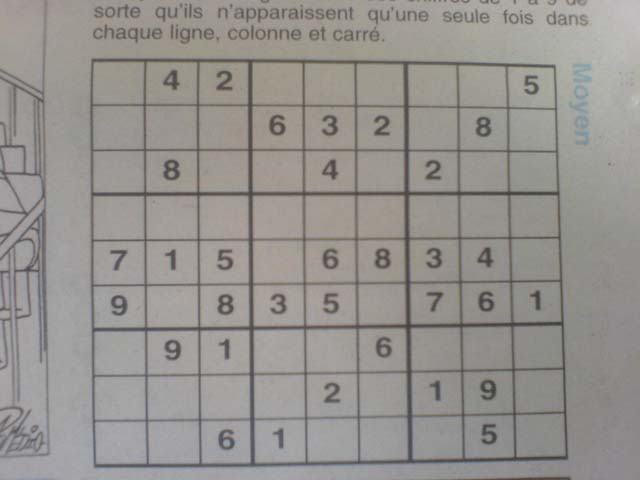
#> input picture data/final_dataset/images/image10.jpg, 640 x 480 px; its folder holds only this picture in this run
$ python create_dataset.py
#> lines starting #> are read from the running program, lines starting #| are printed output that depends on the picture; after the words box and inside, x2 and y2 are one past the last pixel; in counts of white or black regions, pixels touching at a corner belong together
#> further down, image is the input picture: shape (480, 640, 3); mean B, G, R 142.6, 146.4, 149.7
### detect_border.py
import cv2
import os
import numpy as np


def adjust_brightness_contrast(image, alpha=1.2, beta=50):
    """
    Adjust the brightness and contrast of the image.
    alpha: contrast control, beta: brightness control
    """
#> called with alpha = 1.2, beta = 50
    adjusted = cv2.convertScaleAbs(image, alpha=alpha, beta=beta)
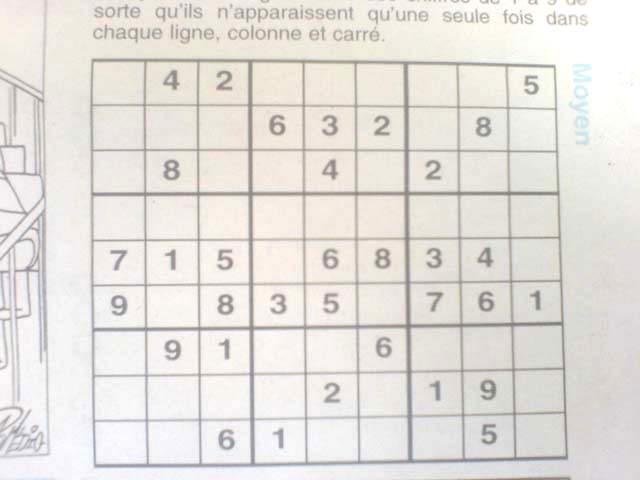
#> adjusted: shape (480, 640, 3); mean B, G, R 220.9, 225.5, 229.4
    return adjusted

def clahe(image):
    """
    Apply CLAHE (Contrast Limited Adaptive Histogram Equalization).
    """
    gray = cv2.cvtColor(image, cv2.COLOR_BGR2GRAY)
    clahe = cv2.createCLAHE(clipLimit=2.0, tileGridSize=(8, 8))
    equalized = clahe.apply(gray)
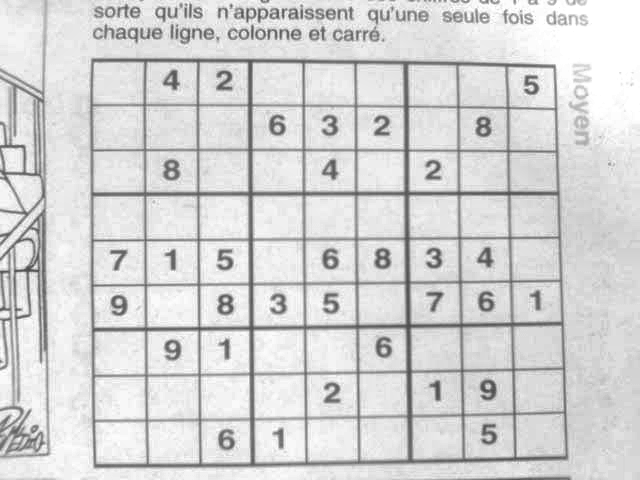
#> equalized: shape (480, 640); min 74, max 255, mean 213
    return equalized

def gaussian_blur(image, kernel_size=(5, 5)):
    """
    Apply Gaussian blur to reduce noise and smooth the image.
    """
#> called with kernel_size = (5, 5)
    blurred = cv2.GaussianBlur(image, kernel_size, 0)
    return blurred

def adaptive_threshold(image):
    """
    Apply adaptive thresholding to handle varying lighting conditions.
    """
    #gray = cv2.cvtColor(image, cv2.COLOR_BGR2GRAY)
    adaptive_thresh = cv2.adaptiveThreshold(image, 255, cv2.ADAPTIVE_THRESH_GAUSSIAN_C,
                                           cv2.THRESH_BINARY, 11, 2)
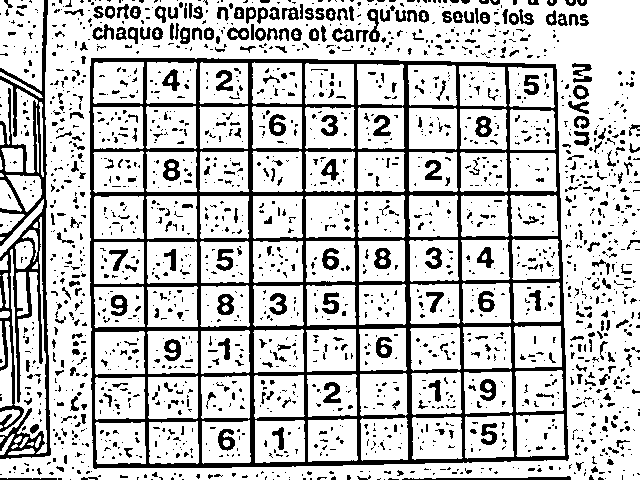
#> adaptive_thresh: shape (480, 640); 77% white; 1996 black regions (1641 under 20 px), largest, box (x1, y1, x2, y2) and area: (89, 58, 569, 469) 32521, (0, 0, 51, 459) 6899, (402, 476, 571, 480) 366
    return adaptive_thresh

def preprocess_image(image):
    """
    Preprocess the image: adjust brightness/contrast, apply CLAHE, Gaussian blur, and adaptive thresholding.
    """
    adjusted_image = adjust_brightness_contrast(image, alpha=1.2, beta=50)  # Adjust brightness/contrast
    equalized_image = clahe(adjusted_image)  # Apply CLAHE for local contrast adjustment
    blurred_image = gaussian_blur(equalized_image)  # Gaussian blur to reduce noise
    thresholded_image = adaptive_threshold(blurred_image)  # Adaptive thresholding
    return thresholded_image

def detect_border(image):
    # Preprocess the image to enhance the grid visibility
    preprocessed_image = preprocess_image(image)

    # Apply Canny edge detection on the preprocessed image
    edges = cv2.Canny(preprocessed_image , 50, 150)  # Adjust Canny thresholds for better edge detection
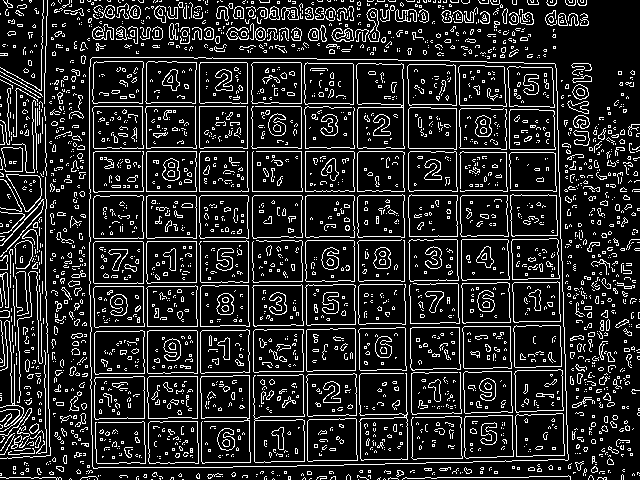
#> edges: shape (480, 640); 14.9% white in thin lines or dots

    # Find contours (only external contours for the whole grid)
    contours, _ = cv2.findContours(edges, cv2.RETR_EXTERNAL, cv2.CHAIN_APPROX_SIMPLE)
#> contours = 1313 contours, 1235 with area under 20; largest, box (x1, y1, x2, y2) and area: (89, 57, 569, 469) 191125, (6, 174, 42, 212) 792, (331, 28, 354, 42) 188, (572, 84, 589, 100) 174, (573, 130, 590, 146) 141

    # Sort contours by area (descending order)
    contours = sorted(contours, key=cv2.contourArea, reverse=True)

    # Draw contours on the original image
    image_with_contours = image.copy()

    # Filter contours based on area to avoid small cells or noise
    for contour in contours:
        if cv2.contourArea(contour) > 1000:  # Ignore small contours, adjust this value based on your image size
            pts = cv2.approxPolyDP(contour, 0.05 * cv2.arcLength(contour, True), True)  # Tighter epsilon
            if len(pts) == 4:  # Looking for a 4-point quadrilateral (the grid)
                # Draw a rectangle around the largest contour with 4 points
                cv2.polylines(image_with_contours, [pts], isClosed=True, color=(0, 255, 0), thickness=3)
                return image_with_contours, pts
#> this loop made 1 pass
#> pts on pass 1: [[90, 59], [93, 468], [568, 459], [554, 63]]
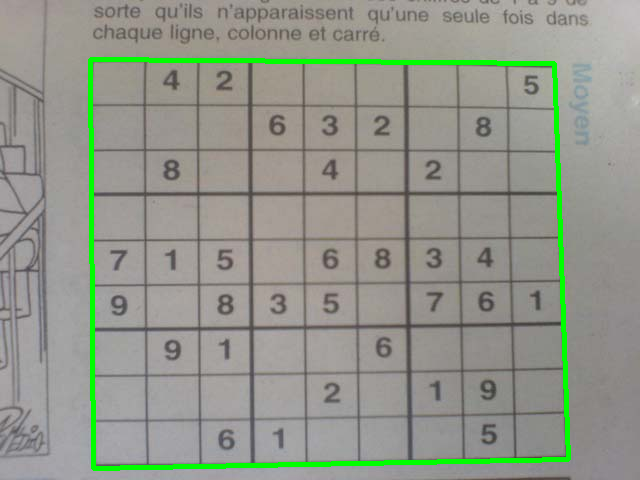
#> image_with_contours: shape (480, 640, 3); 2.83% of pixels changed, all inside (x1, y1, x2, y2) = (88, 57, 571, 471)

    return image_with_contours, None

### create_dataset.py
import cv2
import os
import numpy as np
import pickle
import glob
import time
from detect_border import detect_border

# Define folders
image_save_folder = "./data/images"
points_save_folder = "./data/vertices"

# Ensure folders exist
os.makedirs(image_save_folder, exist_ok=True)
os.makedirs(points_save_folder, exist_ok=True)


# Load all image files (change the extension if needed)
files = glob.glob("./data/dataset/images/*.jpeg") + glob.glob("./data/dataset/images/*.jpg")  # Modify path accordingly

# Track saved files for undo functionality
saved_files = []

cv2.namedWindow('image_with_contours', cv2.WINDOW_NORMAL)

for file in files:
    image = cv2.imread(file)
    image_with_contours, approx = detect_border(image)
#> approx = [[90, 59], [93, 468], [568, 459], [554, 63]]
    base_name = os.path.splitext(os.path.basename(file))[0]

    # If no valid Sudoku grid is found, save it in "non_valid"
    if approx is None:
        continue  # Skip to the next image

    # Calculate contour area percentage
    contour_area = cv2.contourArea(approx) / (image.shape[0] * image.shape[1]) * 100
#> contour_area = 61.52
    cv2.putText(image_with_contours, f"{contour_area:.2f}%", (10, 50), cv2.FONT_HERSHEY_SIMPLEX, 1, (0, 255, 0), 2)
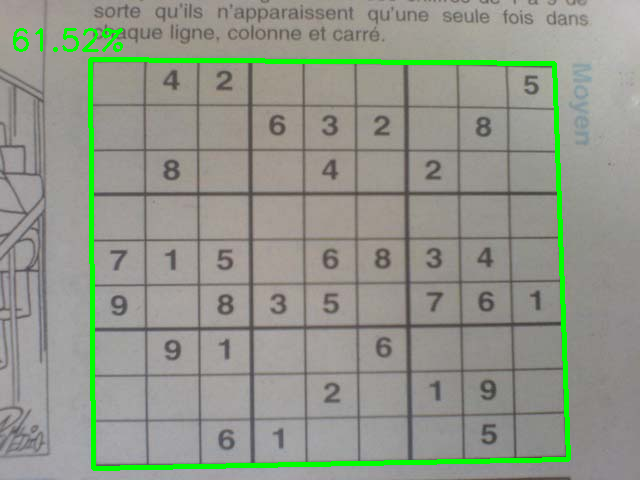
#> image_with_contours: shape (480, 640, 3); 0.28% of pixels changed, all inside (x1, y1, x2, y2) = (13, 28, 123, 52)
    # If contour area is less than 40%, move to "non_valid"
    if contour_area < 40:
        continue  # Skip to the next image
    cv2.imshow('image_with_contours',image_with_contours)
    # Save valid images automatically
    unique_name = f"{base_name}_{time.time()}"
    image_path = os.path.join(image_save_folder, unique_name + ".jpg")
    points_path = os.path.join(points_save_folder, unique_name + ".npy")

    cv2.imwrite(image_path, image)
    np.save(points_path, approx)

    print(f"Saved valid image: {image_path} and points: {points_path}")
    saved_files.append((image_path, points_path))

cv2.destroyAllWindows()

$ run again, on data/final_dataset/images/image1008.jpg
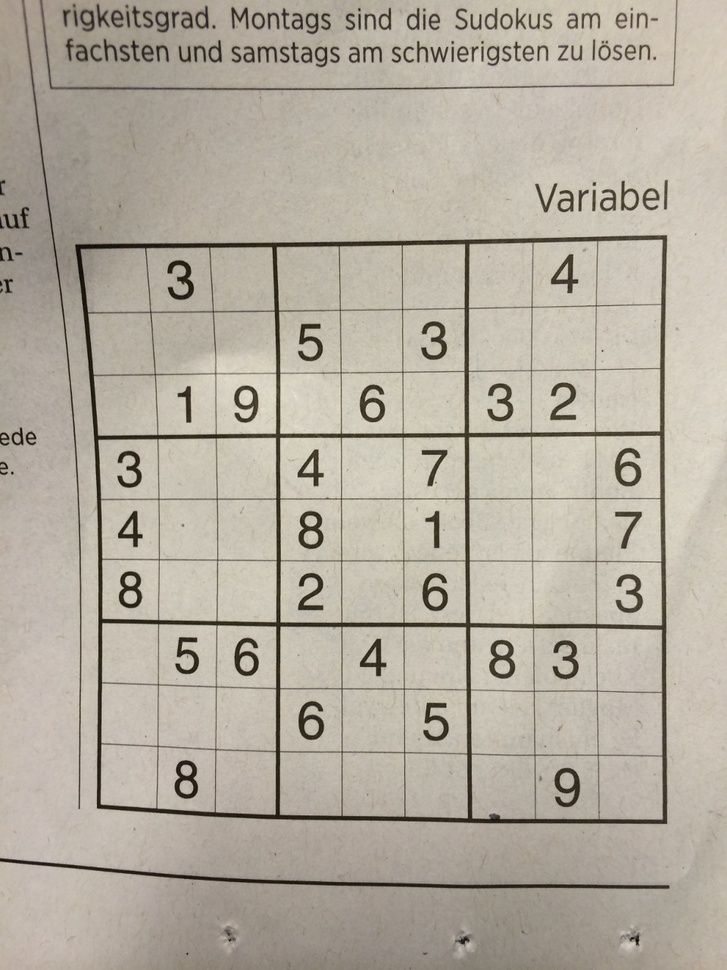
#> input picture data/final_dataset/images/image1008.jpg, 727 x 970 px, shrunk from 960 x 1280 before the run
#> image is the input picture: shape (970, 727, 3); mean B, G, R 160.4, 173, 180.7
#> in adaptive_threshold, `adaptive_thresh = cv2.adaptiveThreshold(image, 255, cv2.ADAPTIVE_THRES..`:
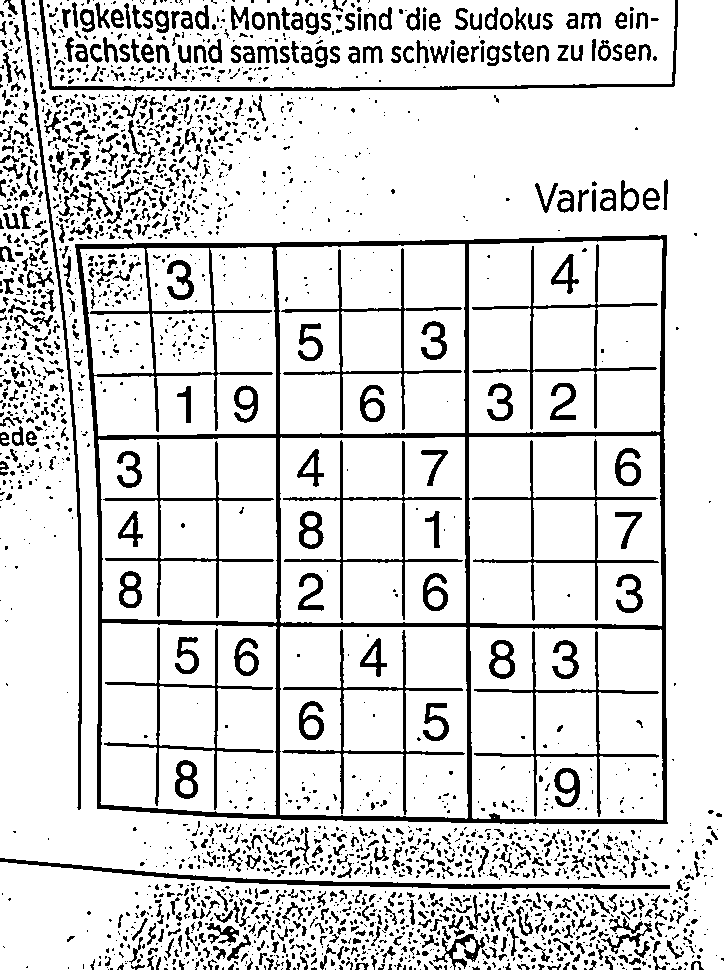
#> adaptive_thresh: shape (970, 727); 85% white; 2487 black regions (1808 under 20 px), largest, box (x1, y1, x2, y2) and area: (75, 235, 668, 824) 22050, (0, 858, 670, 889) 2855, (39, 0, 678, 91) 2724
#> edges: shape (970, 727); 9.8% white in thin lines or dots
#> contours = 3035 contours, 2833 with area under 20; largest, box (x1, y1, x2, y2) and area: (74, 234, 668, 824) 331688, (620, 180, 639, 211) 392, (556, 189, 574, 213) 269, (599, 188, 616, 211) 254, (79, 8, 95, 33) 253
#> the loop in detect_border, `for contour in contours:` made 1 pass
#> pts on pass 1: [[665, 234], [74, 245], [97, 808], [667, 823]]
#> approx = [[665, 234], [74, 245], [97, 808], [667, 823]]
#> contour_area = 47.41
#> `cv2.putText(image_with_contours, f"{contour_area:.2f}%", (10, 50), cv2..`:
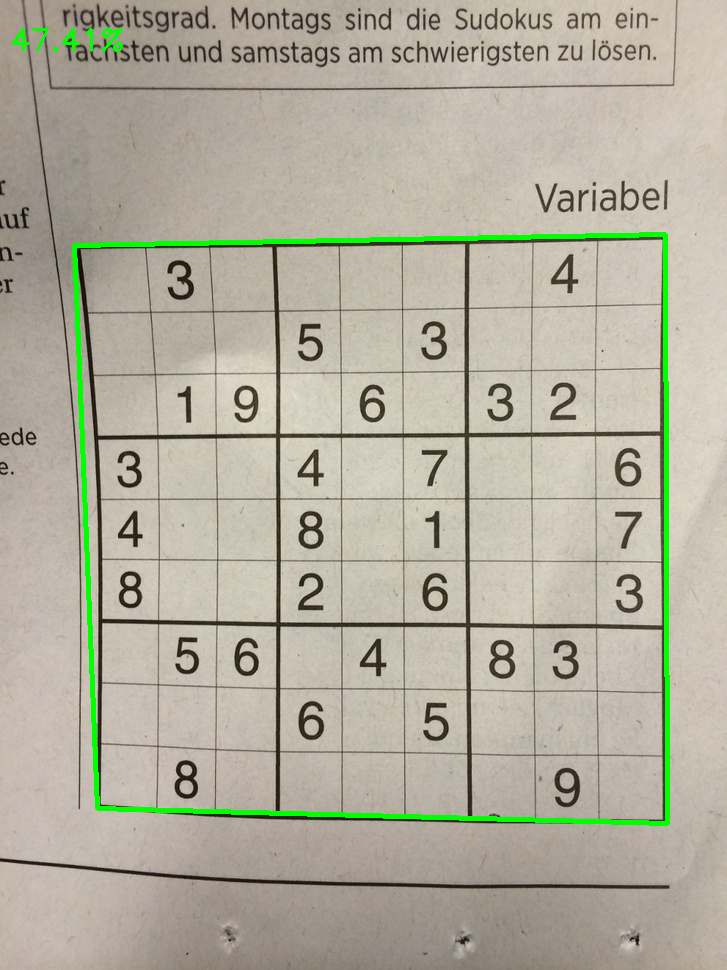
#> image_with_contours: shape (970, 727, 3); mean B, G, R 158.2, 175, 178.2

$ run again, on data/final_dataset/images/image101.jpg
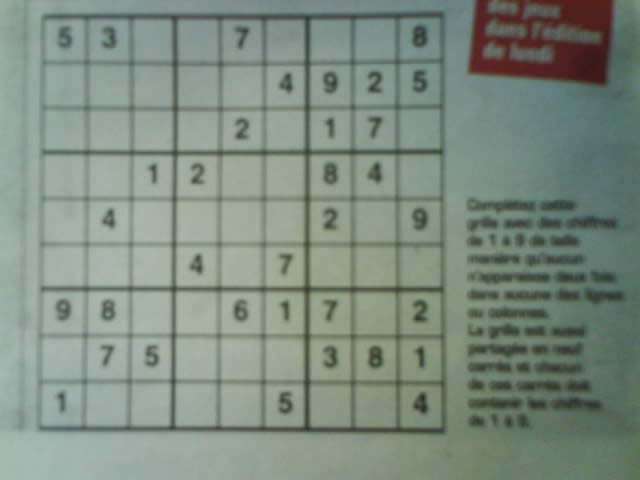
#> input picture data/final_dataset/images/image101.jpg, 640 x 480 px
#> image is the input picture: shape (480, 640, 3); mean B, G, R 128.7, 140, 126.7
#> in adaptive_threshold, `adaptive_thresh = cv2.adaptiveThreshold(image, 255, cv2.ADAPTIVE_THRES..`:
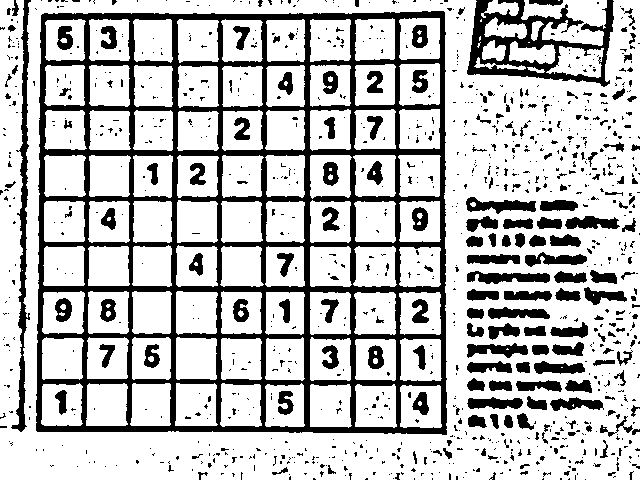
#> adaptive_thresh: shape (480, 640); 75% white; 1055 black regions (868 under 20 px), largest, box (x1, y1, x2, y2) and area: (36, 11, 447, 435) 40790, (467, 0, 614, 87) 4663, (11, 0, 31, 432) 2322
#> edges: shape (480, 640); 10.8% white in thin lines or dots
#> contours = 892 contours, 825 with area under 20; largest, box (x1, y1, x2, y2) and area: (35, 10, 447, 435) 170556, (508, 41, 556, 64) 716, (466, 270, 550, 284) 693, (465, 196, 536, 214) 673, (466, 343, 528, 358) 558
#> the loop in detect_border, `for contour in contours:` made 1 pass
#> pts on pass 1: [[444, 11], [41, 14], [36, 431], [446, 434]]
#> approx = [[444, 11], [41, 14], [36, 431], [446, 434]]
#> contour_area = 55.58
#> `cv2.putText(image_with_contours, f"{contour_area:.2f}%", (10, 50), cv2..`:
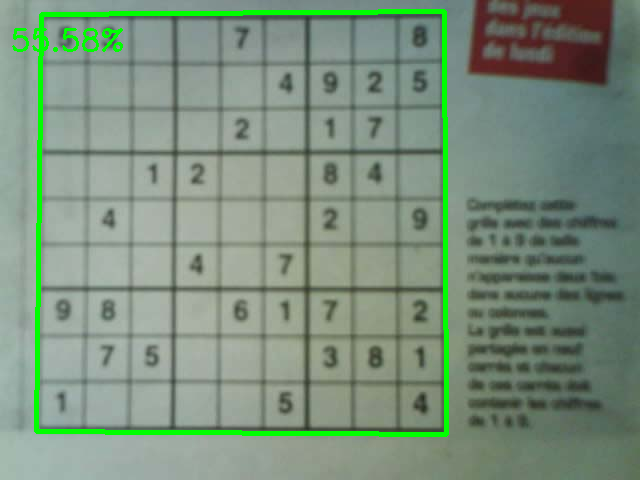
#> image_with_contours: shape (480, 640, 3); mean B, G, R 124.9, 143.6, 123.1

$ run again, on data/final_dataset/images/image1014.jpg
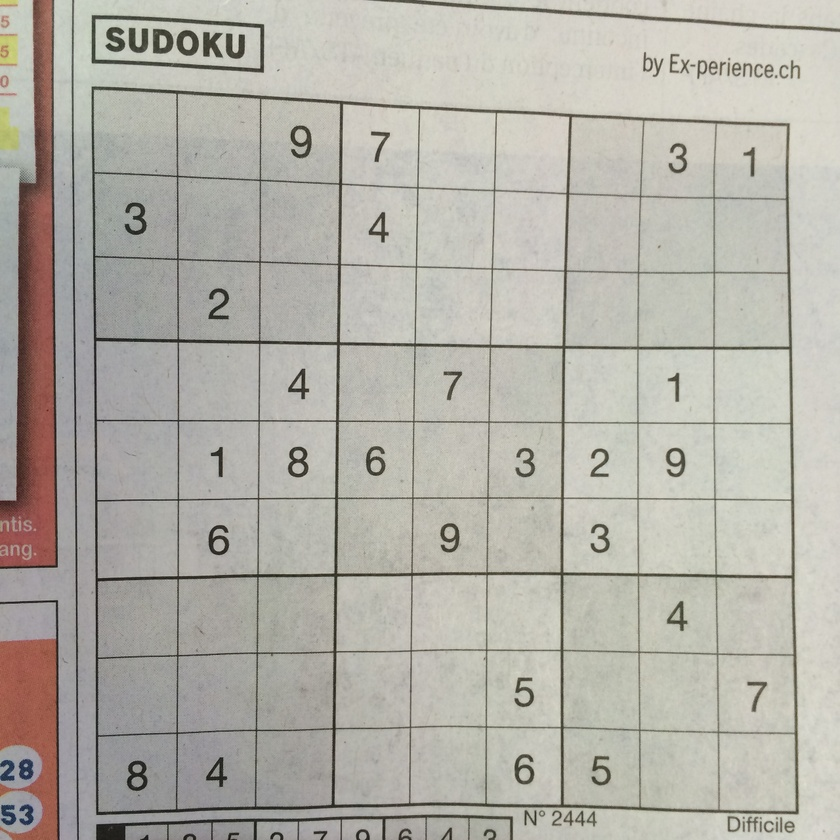
#> input picture data/final_dataset/images/image1014.jpg, 840 x 840 px, shrunk from 1280 x 1280 before the run
#> image is the input picture: shape (840, 840, 3); mean B, G, R 168.3, 176.5, 179.1
#> in adaptive_threshold, `adaptive_thresh = cv2.adaptiveThreshold(image, 255, cv2.ADAPTIVE_THRES..`:
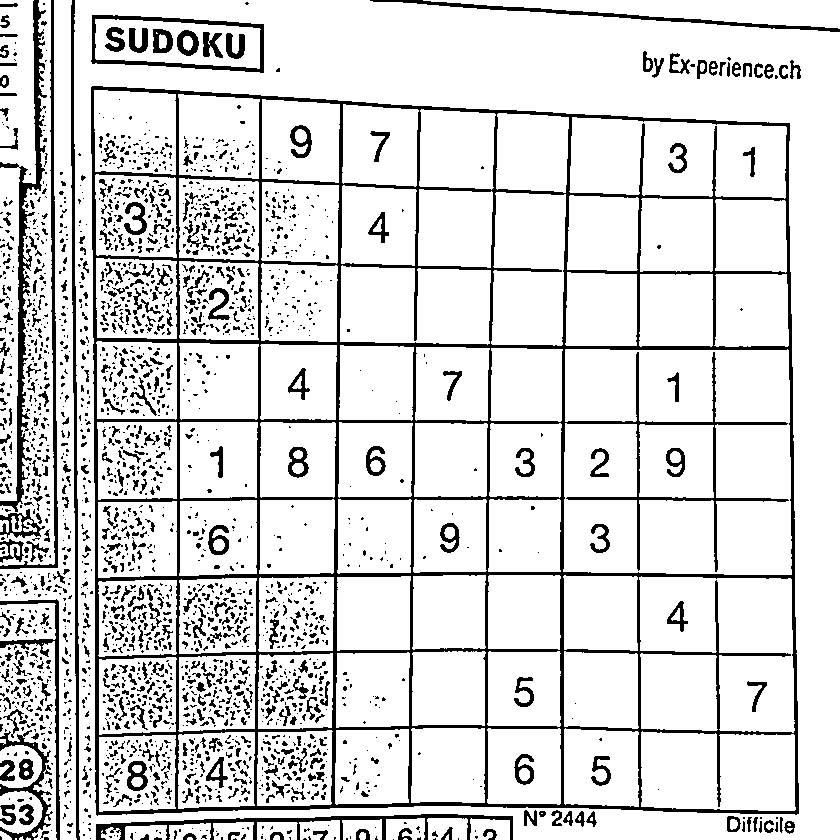
#> adaptive_thresh: shape (840, 840); 85.5% white; 2331 black regions (1810 under 20 px), largest, box (x1, y1, x2, y2) and area: (91, 86, 799, 816) 43853, (0, 0, 47, 512) 3794, (71, 0, 80, 840) 2651
#> edges: shape (840, 840); 9.6% white in thin lines or dots
#> contours = 3142 contours, 3006 with area under 20; largest, box (x1, y1, x2, y2) and area: (563, 575, 795, 733) 16466, (340, 103, 569, 268) 11155, (91, 14, 264, 73) 8380, (96, 340, 177, 420) 6139, (96, 421, 177, 500) 6073
#> the loop in detect_border, `for contour in contours:` made 3 passes
#> pts on pass 3: [[91, 16], [92, 63], [263, 72], [262, 23]]
#> approx = [[91, 16], [92, 63], [263, 72], [262, 23]]
#> contour_area = 1.16
#> `cv2.putText(image_with_contours, f"{contour_area:.2f}%", (10, 50), cv2..`:
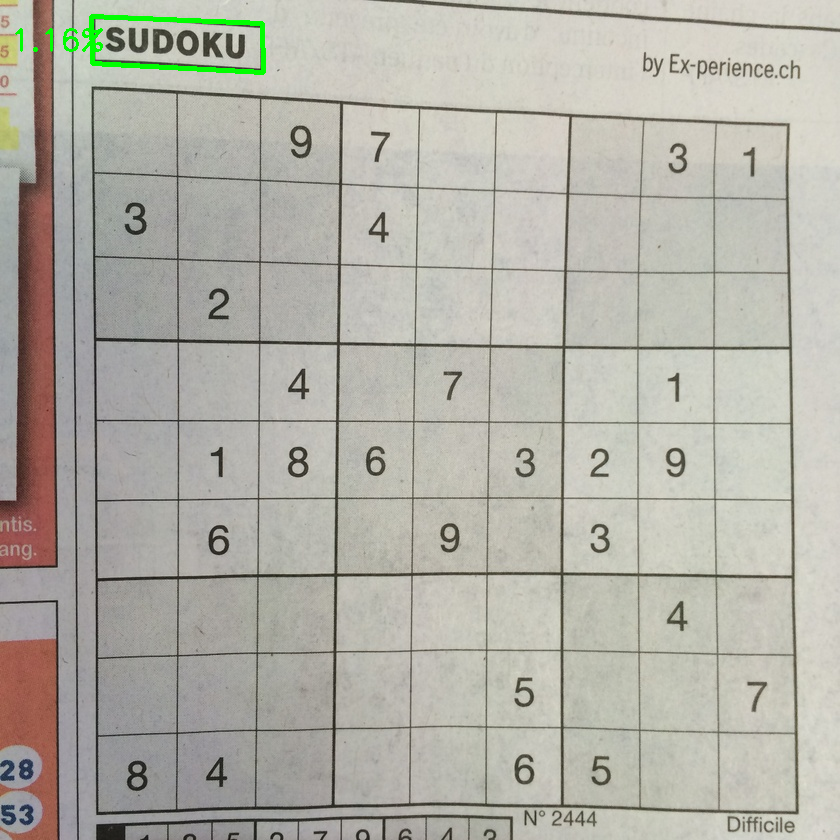
#> image_with_contours: shape (840, 840, 3); mean B, G, R 167.8, 177, 178.6
